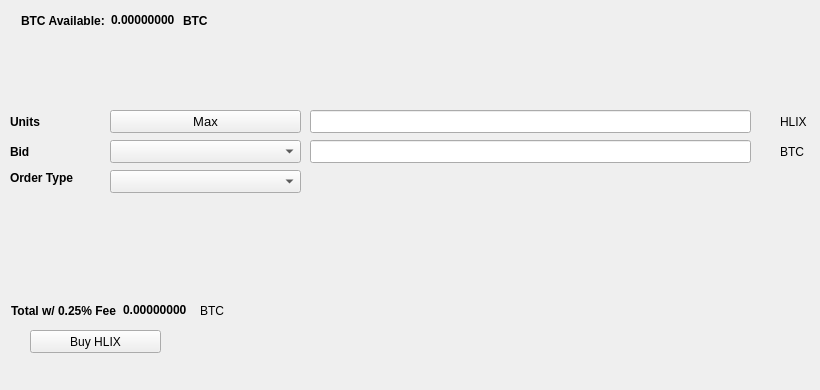
   <widget class="QWidget" name="BuyTab">
    <attribute name="title">
     <string>Buy</string>
    </attribute>
    <widget class="QPushButton" name="BuyHLIX">
     <property name="geometry">
      <rect>
       <x>30</x>
       <y>330</y>
       <width>131</width>
       <height>23</height>
      </rect>
     </property>
     <property name="text">
      <string>Buy HLIX</string>
     </property>
     <property name="icon">
      <iconset resource="../tcash.qrc">
       <normaloff>:/icons/bitcoin</normaloff>:/icons/bitcoin</iconset>
     </property>
    </widget>
    <widget class="QLabel" name="label_3">
     <property name="geometry">
      <rect>
       <x>10</x>
       <y>110</y>
       <width>46</width>
       <height>23</height>
      </rect>
     </property>
     <property name="font">
      <font>
       <weight>75</weight>
       <bold>true</bold>
      </font>
     </property>
     <property name="text">
      <string>Units</string>
     </property>
    </widget>
    <widget class="QLineEdit" name="UnitsInput">
     <property name="geometry">
      <rect>
       <x>310</x>
       <y>110</y>
       <width>441</width>
       <height>23</height>
      </rect>
     </property>
     <property name="font">
      <font>
       <pointsize>9</pointsize>
       <weight>75</weight>
       <bold>true</bold>
      </font>
     </property>
    </widget>
    <widget class="QLineEdit" name="BuyBidPriceEdit">
     <property name="geometry">
      <rect>
       <x>310</x>
       <y>140</y>
       <width>441</width>
       <height>23</height>
      </rect>
     </property>
     <property name="font">
      <font>
       <pointsize>9</pointsize>
       <weight>75</weight>
       <bold>true</bold>
      </font>
     </property>
    </widget>
    <widget class="QLabel" name="label_4">
     <property name="geometry">
      <rect>
       <x>780</x>
       <y>110</y>
       <width>31</width>
       <height>23</height>
      </rect>
     </property>
     <property name="text">
      <string>HLIX</string>
     </property>
    </widget>
    <widget class="QLabel" name="label_5">
     <property name="geometry">
      <rect>
       <x>780</x>
       <y>140</y>
       <width>31</width>
       <height>23</height>
      </rect>
     </property>
     <property name="text">
      <string>BTC</string>
     </property>
    </widget>
    <widget class="QLabel" name="label_6">
     <property name="geometry">
      <rect>
       <x>10</x>
       <y>140</y>
       <width>46</width>
       <height>23</height>
      </rect>
     </property>
     <property name="font">
      <font>
       <weight>75</weight>
       <bold>true</bold>
      </font>
     </property>
     <property name="text">
      <string>Bid</string>
     </property>
    </widget>
    <widget class="QLabel" name="label_7">
     <property name="geometry">
      <rect>
       <x>10</x>
       <y>170</y>
       <width>91</width>
       <height>16</height>
      </rect>
     </property>
     <property name="font">
      <font>
       <weight>75</weight>
       <bold>true</bold>
      </font>
     </property>
     <property name="text">
      <string>Order Type</string>
     </property>
    </widget>
    <widget class="QPushButton" name="Buy_Max_Amount">
     <property name="geometry">
      <rect>
       <x>110</x>
       <y>110</y>
       <width>191</width>
       <height>23</height>
      </rect>
     </property>
     <property name="font">
      <font>
       <pointsize>10</pointsize>
      </font>
     </property>
     <property name="text">
      <string>Max</string>
     </property>
    </widget>
    <widget class="QComboBox" name="BuyBidcomboBox">
     <property name="geometry">
      <rect>
       <x>110</x>
       <y>140</y>
       <width>191</width>
       <height>23</height>
      </rect>
     </property>
     <property name="font">
      <font>
       <pointsize>10</pointsize>
      </font>
     </property>
    </widget>
    <widget class="QComboBox" name="buyOrdertypeCombo">
     <property name="geometry">
      <rect>
       <x>110</x>
       <y>170</y>
       <width>191</width>
       <height>23</height>
      </rect>
     </property>
     <property name="font">
      <font>
       <pointsize>10</pointsize>
      </font>
     </property>
    </widget>
    <widget class="QWidget" name="layoutWidget1">
     <property name="geometry">
      <rect>
       <x>21</x>
       <y>11</y>
       <width>227</width>
       <height>19</height>
      </rect>
     </property>
     <layout class="QHBoxLayout" name="horizontalLayout_3">
      <item>
       <widget class="QLabel" name="label232">
        <property name="font">
         <font>
          <weight>75</weight>
          <bold>true</bold>
         </font>
        </property>
        <property name="text">
         <string>BTC Available:</string>
        </property>
       </widget>
      </item>
      <item>
       <widget class="QLabel" name="BtcAvailableLbl">
        <property name="palette">
         <palette>
          <active>
           <colorrole role="WindowText">
            <brush brushstyle="SolidPattern">
             <color alpha="255">
              <red>0</red>
              <green>0</green>
              <blue>0</blue>
             </color>
            </brush>
           </colorrole>
           <colorrole role="Button">
            <brush brushstyle="SolidPattern">
             <color alpha="255">
              <red>0</red>
              <green>170</green>
              <blue>0</blue>
             </color>
            </brush>
           </colorrole>
           <colorrole role="Light">
            <brush brushstyle="SolidPattern">
             <color alpha="255">
              <red>0</red>
              <green>255</green>
              <blue>0</blue>
             </color>
            </brush>
           </colorrole>
           <colorrole role="Midlight">
            <brush brushstyle="SolidPattern">
             <color alpha="255">
              <red>0</red>
              <green>212</green>
              <blue>0</blue>
             </color>
            </brush>
           </colorrole>
           <colorrole role="Dark">
            <brush brushstyle="SolidPattern">
             <color alpha="255">
              <red>0</red>
              <green>85</green>
              <blue>0</blue>
             </color>
            </brush>
           </colorrole>
           <colorrole role="Mid">
            <brush brushstyle="SolidPattern">
             <color alpha="255">
              <red>0</red>
              <green>113</green>
              <blue>0</blue>
             </color>
            </brush>
           </colorrole>
           <colorrole role="Text">
            <brush brushstyle="SolidPattern">
             <color alpha="255">
              <red>0</red>
              <green>170</green>
              <blue>0</blue>
             </color>
            </brush>
           </colorrole>
           <colorrole role="BrightText">
            <brush brushstyle="SolidPattern">
             <color alpha="255">
              <red>255</red>
              <green>255</green>
              <blue>255</blue>
             </color>
            </brush>
           </colorrole>
           <colorrole role="ButtonText">
            <brush brushstyle="SolidPattern">
             <color alpha="255">
              <red>0</red>
              <green>0</green>
              <blue>0</blue>
             </color>
            </brush>
           </colorrole>
           <colorrole role="Base">
            <brush brushstyle="SolidPattern">
             <color alpha="255">
              <red>255</red>
              <green>255</green>
              <blue>255</blue>
             </color>
            </brush>
           </colorrole>
           <colorrole role="Window">
            <brush brushstyle="SolidPattern">
             <color alpha="255">
              <red>0</red>
              <green>170</green>
              <blue>0</blue>
             </color>
            </brush>
           </colorrole>
           <colorrole role="Shadow">
            <brush brushstyle="SolidPattern">
             <color alpha="255">
              <red>0</red>
              <green>0</green>
              <blue>0</blue>
             </color>
            </brush>
           </colorrole>
           <colorrole role="AlternateBase">
            <brush brushstyle="SolidPattern">
             <color alpha="255">
              <red>127</red>
              <green>212</green>
              <blue>127</blue>
             </color>
            </brush>
           </colorrole>
           <colorrole role="ToolTipBase">
            <brush brushstyle="SolidPattern">
             <color alpha="255">
              <red>255</red>
              <green>255</green>
              <blue>220</blue>
             </color>
            </brush>
           </colorrole>
           <colorrole role="ToolTipText">
            <brush brushstyle="SolidPattern">
             <color alpha="255">
              <red>0</red>
              <green>0</green>
              <blue>0</blue>
             </color>
            </brush>
           </colorrole>
          </active>
          <inactive>
           <colorrole role="WindowText">
            <brush brushstyle="SolidPattern">
             <color alpha="255">
              <red>0</red>
              <green>0</green>
              <blue>0</blue>
             </color>
            </brush>
           </colorrole>
           <colorrole role="Button">
            <brush brushstyle="SolidPattern">
             <color alpha="255">
              <red>0</red>
              <green>170</green>
              <blue>0</blue>
             </color>
            </brush>
           </colorrole>
           <colorrole role="Light">
            <brush brushstyle="SolidPattern">
             <color alpha="255">
              <red>0</red>
              <green>255</green>
              <blue>0</blue>
             </color>
            </brush>
           </colorrole>
           <colorrole role="Midlight">
            <brush brushstyle="SolidPattern">
             <color alpha="255">
              <red>0</red>
              <green>212</green>
              <blue>0</blue>
             </color>
            </brush>
           </colorrole>
           <colorrole role="Dark">
            <brush brushstyle="SolidPattern">
             <color alpha="255">
              <red>0</red>
              <green>85</green>
              <blue>0</blue>
             </color>
            </brush>
           </colorrole>
           <colorrole role="Mid">
            <brush brushstyle="SolidPattern">
             <color alpha="255">
              <red>0</red>
              <green>113</green>
              <blue>0</blue>
             </color>
            </brush>
           </colorrole>
           <colorrole role="Text">
            <brush brushstyle="SolidPattern">
             <color alpha="255">
              <red>0</red>
              <green>170</green>
              <blue>0</blue>
             </color>
            </brush>
           </colorrole>
           <colorrole role="BrightText">
            <brush brushstyle="SolidPattern">
             <color alpha="255">
              <red>255</red>
              <green>255</green>
              <blue>255</blue>
             </color>
            </brush>
           </colorrole>
           <colorrole role="ButtonText">
            <brush brushstyle="SolidPattern">
             <color alpha="255">
              <red>0</red>
              <green>0</green>
              <blue>0</blue>
             </color>
            </brush>
           </colorrole>
           <colorrole role="Base">
            <brush brushstyle="SolidPattern">
             <color alpha="255">
              <red>255</red>
              <green>255</green>
              <blue>255</blue>
             </color>
            </brush>
           </colorrole>
           <colorrole role="Window">
            <brush brushstyle="SolidPattern">
             <color alpha="255">
              <red>0</red>
              <green>170</green>
              <blue>0</blue>
             </color>
            </brush>
           </colorrole>
           <colorrole role="Shadow">
            <brush brushstyle="SolidPattern">
             <color alpha="255">
              <red>0</red>
              <green>0</green>
              <blue>0</blue>
             </color>
            </brush>
           </colorrole>
           <colorrole role="AlternateBase">
            <brush brushstyle="SolidPattern">
             <color alpha="255">
              <red>127</red>
              <green>212</green>
              <blue>127</blue>
             </color>
            </brush>
           </colorrole>
           <colorrole role="ToolTipBase">
            <brush brushstyle="SolidPattern">
             <color alpha="255">
              <red>255</red>
              <green>255</green>
              <blue>220</blue>
             </color>
            </brush>
           </colorrole>
           <colorrole role="ToolTipText">
            <brush brushstyle="SolidPattern">
             <color alpha="255">
              <red>0</red>
              <green>0</green>
              <blue>0</blue>
             </color>
            </brush>
           </colorrole>
          </inactive>
          <disabled>
           <colorrole role="WindowText">
            <brush brushstyle="SolidPattern">
             <color alpha="255">
              <red>0</red>
              <green>85</green>
              <blue>0</blue>
             </color>
            </brush>
           </colorrole>
           <colorrole role="Button">
            <brush brushstyle="SolidPattern">
             <color alpha="255">
              <red>0</red>
              <green>170</green>
              <blue>0</blue>
             </color>
            </brush>
           </colorrole>
           <colorrole role="Light">
            <brush brushstyle="SolidPattern">
             <color alpha="255">
              <red>0</red>
              <green>255</green>
              <blue>0</blue>
             </color>
            </brush>
           </colorrole>
           <colorrole role="Midlight">
            <brush brushstyle="SolidPattern">
             <color alpha="255">
              <red>0</red>
              <green>212</green>
              <blue>0</blue>
             </color>
            </brush>
           </colorrole>
           <colorrole role="Dark">
            <brush brushstyle="SolidPattern">
             <color alpha="255">
              <red>0</red>
              <green>85</green>
              <blue>0</blue>
             </color>
            </brush>
           </colorrole>
           <colorrole role="Mid">
            <brush brushstyle="SolidPattern">
             <color alpha="255">
              <red>0</red>
              <green>113</green>
              <blue>0</blue>
             </color>
            </brush>
           </colorrole>
           <colorrole role="Text">
            <brush brushstyle="SolidPattern">
             <color alpha="255">
              <red>0</red>
              <green>85</green>
              <blue>0</blue>
             </color>
            </brush>
           </colorrole>
           <colorrole role="BrightText">
            <brush brushstyle="SolidPattern">
             <color alpha="255">
              <red>255</red>
              <green>255</green>
              <blue>255</blue>
             </color>
            </brush>
           </colorrole>
           <colorrole role="ButtonText">
            <brush brushstyle="SolidPattern">
             <color alpha="255">
              <red>0</red>
              <green>85</green>
              <blue>0</blue>
             </color>
            </brush>
           </colorrole>
           <colorrole role="Base">
            <brush brushstyle="SolidPattern">
             <color alpha="255">
              <red>0</red>
              <green>170</green>
              <blue>0</blue>
             </color>
            </brush>
           </colorrole>
           <colorrole role="Window">
            <brush brushstyle="SolidPattern">
             <color alpha="255">
              <red>0</red>
              <green>170</green>
              <blue>0</blue>
             </color>
            </brush>
           </colorrole>
           <colorrole role="Shadow">
            <brush brushstyle="SolidPattern">
             <color alpha="255">
              <red>0</red>
              <green>0</green>
              <blue>0</blue>
             </color>
            </brush>
           </colorrole>
           <colorrole role="AlternateBase">
            <brush brushstyle="SolidPattern">
             <color alpha="255">
              <red>0</red>
              <green>170</green>
              <blue>0</blue>
             </color>
            </brush>
           </colorrole>
           <colorrole role="ToolTipBase">
            <brush brushstyle="SolidPattern">
             <color alpha="255">
              <red>255</red>
              <green>255</green>
              <blue>220</blue>
             </color>
            </brush>
           </colorrole>
           <colorrole role="ToolTipText">
            <brush brushstyle="SolidPattern">
             <color alpha="255">
              <red>0</red>
              <green>0</green>
              <blue>0</blue>
             </color>
            </brush>
           </colorrole>
          </disabled>
         </palette>
        </property>
        <property name="font">
         <font>
          <weight>75</weight>
          <bold>true</bold>
         </font>
        </property>
        <property name="text">
         <string>0.00000000</string>
        </property>
        <property name="textInteractionFlags">
         <set>Qt::LinksAccessibleByMouse|Qt::TextSelectableByKeyboard|Qt::TextSelectableByMouse</set>
        </property>
       </widget>
      </item>
      <item>
       <widget class="QLabel" name="BtcAvailableLbl_2">
        <property name="font">
         <font>
          <weight>75</weight>
          <bold>true</bold>
         </font>
        </property>
        <property name="text">
         <string>BTC</string>
        </property>
       </widget>
      </item>
     </layout>
    </widget>
    <widget class="QWidget" name="layoutWidge2">
     <property name="geometry">
      <rect>
       <x>11</x>
       <y>301</y>
       <width>259</width>
       <height>19</height>
      </rect>
     </property>
     <layout class="QHBoxLayout" name="horizontalLayout_4">
      <item>
       <widget class="QLabel" name="label_9">
        <property name="font">
         <font>
          <weight>75</weight>
          <bold>true</bold>
         </font>
        </property>
        <property name="text">
         <string>Total w/ 0.25% Fee</string>
        </property>
       </widget>
      </item>
      <item>
       <widget class="QLabel" name="BuyCostLabel">
        <property name="palette">
         <palette>
          <active>
           <colorrole role="WindowText">
            <brush brushstyle="SolidPattern">
             <color alpha="255">
              <red>0</red>
              <green>0</green>
              <blue>0</blue>
             </color>
            </brush>
           </colorrole>
           <colorrole role="Button">
            <brush brushstyle="SolidPattern">
             <color alpha="255">
              <red>0</red>
              <green>170</green>
              <blue>0</blue>
             </color>
            </brush>
           </colorrole>
           <colorrole role="Light">
            <brush brushstyle="SolidPattern">
             <color alpha="255">
              <red>0</red>
              <green>255</green>
              <blue>0</blue>
             </color>
            </brush>
           </colorrole>
           <colorrole role="Midlight">
            <brush brushstyle="SolidPattern">
             <color alpha="255">
              <red>0</red>
              <green>212</green>
              <blue>0</blue>
             </color>
            </brush>
           </colorrole>
           <colorrole role="Dark">
            <brush brushstyle="SolidPattern">
             <color alpha="255">
              <red>0</red>
              <green>85</green>
              <blue>0</blue>
             </color>
            </brush>
           </colorrole>
           <colorrole role="Mid">
            <brush brushstyle="SolidPattern">
             <color alpha="255">
              <red>0</red>
              <green>113</green>
              <blue>0</blue>
             </color>
            </brush>
           </colorrole>
           <colorrole role="Text">
            <brush brushstyle="SolidPattern">
             <color alpha="255">
              <red>0</red>
              <green>170</green>
              <blue>0</blue>
             </color>
            </brush>
           </colorrole>
           <colorrole role="BrightText">
            <brush brushstyle="SolidPattern">
             <color alpha="255">
              <red>255</red>
              <green>255</green>
              <blue>255</blue>
             </color>
            </brush>
           </colorrole>
           <colorrole role="ButtonText">
            <brush brushstyle="SolidPattern">
             <color alpha="255">
              <red>0</red>
              <green>0</green>
              <blue>0</blue>
             </color>
            </brush>
           </colorrole>
           <colorrole role="Base">
            <brush brushstyle="SolidPattern">
             <color alpha="255">
              <red>255</red>
              <green>255</green>
              <blue>255</blue>
             </color>
            </brush>
           </colorrole>
           <colorrole role="Window">
            <brush brushstyle="SolidPattern">
             <color alpha="255">
              <red>0</red>
              <green>170</green>
              <blue>0</blue>
             </color>
            </brush>
           </colorrole>
           <colorrole role="Shadow">
            <brush brushstyle="SolidPattern">
             <color alpha="255">
              <red>0</red>
              <green>0</green>
              <blue>0</blue>
             </color>
            </brush>
           </colorrole>
           <colorrole role="AlternateBase">
            <brush brushstyle="SolidPattern">
             <color alpha="255">
              <red>127</red>
              <green>212</green>
              <blue>127</blue>
             </color>
            </brush>
           </colorrole>
           <colorrole role="ToolTipBase">
            <brush brushstyle="SolidPattern">
             <color alpha="255">
              <red>255</red>
              <green>255</green>
              <blue>220</blue>
             </color>
            </brush>
           </colorrole>
           <colorrole role="ToolTipText">
            <brush brushstyle="SolidPattern">
             <color alpha="255">
              <red>0</red>
              <green>0</green>
              <blue>0</blue>
             </color>
            </brush>
           </colorrole>
          </active>
          <inactive>
           <colorrole role="WindowText">
            <brush brushstyle="SolidPattern">
             <color alpha="255">
              <red>0</red>
              <green>0</green>
              <blue>0</blue>
             </color>
            </brush>
           </colorrole>
           <colorrole role="Button">
            <brush brushstyle="SolidPattern">
             <color alpha="255">
              <red>0</red>
              <green>170</green>
              <blue>0</blue>
             </color>
            </brush>
           </colorrole>
           <colorrole role="Light">
            <brush brushstyle="SolidPattern">
             <color alpha="255">
              <red>0</red>
              <green>255</green>
              <blue>0</blue>
             </color>
            </brush>
           </colorrole>
           <colorrole role="Midlight">
            <brush brushstyle="SolidPattern">
             <color alpha="255">
              <red>0</red>
              <green>212</green>
              <blue>0</blue>
             </color>
            </brush>
           </colorrole>
           <colorrole role="Dark">
            <brush brushstyle="SolidPattern">
             <color alpha="255">
              <red>0</red>
              <green>85</green>
              <blue>0</blue>
             </color>
            </brush>
           </colorrole>
           <colorrole role="Mid">
            <brush brushstyle="SolidPattern">
             <color alpha="255">
              <red>0</red>
              <green>113</green>
              <blue>0</blue>
             </color>
            </brush>
           </colorrole>
           <colorrole role="Text">
            <brush brushstyle="SolidPattern">
             <color alpha="255">
              <red>0</red>
              <green>170</green>
              <blue>0</blue>
             </color>
            </brush>
           </colorrole>
           <colorrole role="BrightText">
            <brush brushstyle="SolidPattern">
             <color alpha="255">
              <red>255</red>
              <green>255</green>
              <blue>255</blue>
             </color>
            </brush>
           </colorrole>
           <colorrole role="ButtonText">
            <brush brushstyle="SolidPattern">
             <color alpha="255">
              <red>0</red>
              <green>0</green>
              <blue>0</blue>
             </color>
            </brush>
           </colorrole>
           <colorrole role="Base">
            <brush brushstyle="SolidPattern">
             <color alpha="255">
              <red>255</red>
              <green>255</green>
              <blue>255</blue>
             </color>
            </brush>
           </colorrole>
           <colorrole role="Window">
            <brush brushstyle="SolidPattern">
             <color alpha="255">
              <red>0</red>
              <green>170</green>
              <blue>0</blue>
             </color>
            </brush>
           </colorrole>
           <colorrole role="Shadow">
            <brush brushstyle="SolidPattern">
             <color alpha="255">
              <red>0</red>
              <green>0</green>
              <blue>0</blue>
             </color>
            </brush>
           </colorrole>
           <colorrole role="AlternateBase">
            <brush brushstyle="SolidPattern">
             <color alpha="255">
              <red>127</red>
              <green>212</green>
              <blue>127</blue>
             </color>
            </brush>
           </colorrole>
           <colorrole role="ToolTipBase">
            <brush brushstyle="SolidPattern">
             <color alpha="255">
              <red>255</red>
              <green>255</green>
              <blue>220</blue>
             </color>
            </brush>
           </colorrole>
           <colorrole role="ToolTipText">
            <brush brushstyle="SolidPattern">
             <color alpha="255">
              <red>0</red>
              <green>0</green>
              <blue>0</blue>
             </color>
            </brush>
           </colorrole>
          </inactive>
          <disabled>
           <colorrole role="WindowText">
            <brush brushstyle="SolidPattern">
             <color alpha="255">
              <red>0</red>
              <green>85</green>
              <blue>0</blue>
             </color>
            </brush>
           </colorrole>
           <colorrole role="Button">
            <brush brushstyle="SolidPattern">
             <color alpha="255">
              <red>0</red>
              <green>170</green>
              <blue>0</blue>
             </color>
            </brush>
           </colorrole>
           <colorrole role="Light">
            <brush brushstyle="SolidPattern">
             <color alpha="255">
              <red>0</red>
              <green>255</green>
              <blue>0</blue>
             </color>
            </brush>
           </colorrole>
           <colorrole role="Midlight">
            <brush brushstyle="SolidPattern">
             <color alpha="255">
              <red>0</red>
              <green>212</green>
              <blue>0</blue>
             </color>
            </brush>
           </colorrole>
           <colorrole role="Dark">
            <brush brushstyle="SolidPattern">
             <color alpha="255">
              <red>0</red>
              <green>85</green>
              <blue>0</blue>
             </color>
            </brush>
           </colorrole>
           <colorrole role="Mid">
            <brush brushstyle="SolidPattern">
             <color alpha="255">
              <red>0</red>
              <green>113</green>
              <blue>0</blue>
             </color>
            </brush>
           </colorrole>
           <colorrole role="Text">
            <brush brushstyle="SolidPattern">
             <color alpha="255">
              <red>0</red>
              <green>85</green>
              <blue>0</blue>
             </color>
            </brush>
           </colorrole>
           <colorrole role="BrightText">
            <brush brushstyle="SolidPattern">
             <color alpha="255">
              <red>255</red>
              <green>255</green>
              <blue>255</blue>
             </color>
            </brush>
           </colorrole>
           <colorrole role="ButtonText">
            <brush brushstyle="SolidPattern">
             <color alpha="255">
              <red>0</red>
              <green>85</green>
              <blue>0</blue>
             </color>
            </brush>
           </colorrole>
           <colorrole role="Base">
            <brush brushstyle="SolidPattern">
             <color alpha="255">
              <red>0</red>
              <green>170</green>
              <blue>0</blue>
             </color>
            </brush>
           </colorrole>
           <colorrole role="Window">
            <brush brushstyle="SolidPattern">
             <color alpha="255">
              <red>0</red>
              <green>170</green>
              <blue>0</blue>
             </color>
            </brush>
           </colorrole>
           <colorrole role="Shadow">
            <brush brushstyle="SolidPattern">
             <color alpha="255">
              <red>0</red>
              <green>0</green>
              <blue>0</blue>
             </color>
            </brush>
           </colorrole>
           <colorrole role="AlternateBase">
            <brush brushstyle="SolidPattern">
             <color alpha="255">
              <red>0</red>
              <green>170</green>
              <blue>0</blue>
             </color>
            </brush>
           </colorrole>
           <colorrole role="ToolTipBase">
            <brush brushstyle="SolidPattern">
             <color alpha="255">
              <red>255</red>
              <green>255</green>
              <blue>220</blue>
             </color>
            </brush>
           </colorrole>
           <colorrole role="ToolTipText">
            <brush brushstyle="SolidPattern">
             <color alpha="255">
              <red>0</red>
              <green>0</green>
              <blue>0</blue>
             </color>
            </brush>
           </colorrole>
          </disabled>
         </palette>
        </property>
        <property name="font">
         <font>
          <weight>75</weight>
          <bold>true</bold>
         </font>
        </property>
        <property name="autoFillBackground">
         <bool>false</bool>
        </property>
        <property name="text">
         <string>0.00000000</string>
        </property>
        <property name="textInteractionFlags">
         <set>Qt::LinksAccessibleByMouse|Qt::TextSelectableByMouse</set>
        </property>
       </widget>
      </item>
      <item>
       <widget class="QLabel" name="label_10">
        <property name="font">
         <font>
          <weight>50</weight>
          <bold>false</bold>
         </font>
        </property>
        <property name="text">
         <string>BTC</string>
        </property>
       </widget>
      </item>
     </layout>
    </widget>
    <widget class="QLabel" name="label_24">
     <property name="geometry">
      <rect>
       <x>460</x>
       <y>300</y>
       <width>281</width>
       <height>81</height>
      </rect>
     </property>
     <property name="text">
      <string/>
     </property>
     <property name="pixmap">
      <pixmap>:/images/bittrex</pixmap>
     </property>
    </widget>
   </widget>
